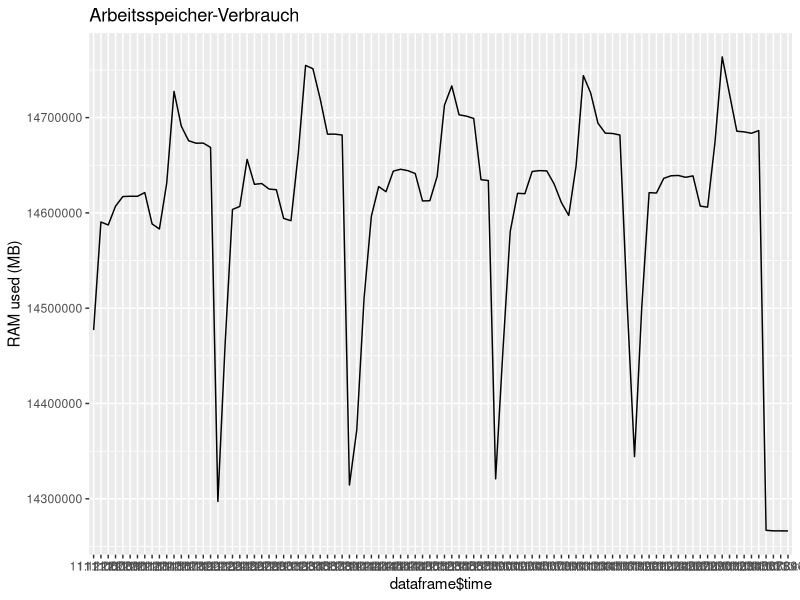

Write R code to recreate this figure.
# Libraries
library(ggplot2)
library(viridis)
library(dplyr)
library(hms)
library(gridExtra)
library(ggpubr)


# Path
#base_path <- "C:/Users/kreut/OneDrive/Uni/Bachelor-Thesis/Quellcode/CSV-Analyser/"
#export_path <- "C:/Users/kreut/OneDrive/Uni/Bachelor-Thesis/Quellcode/CSV-Analyser/export/"

#base_path <- "/var/lib/jenkins/workspace/Autoplot/"
#export_path <- "/var/lib/jenkins/workspace/Autoplot/export/"

base_path <- "~/workspace/Autoplot/"
export_path <- "~/workspace/Autoplot/export/"

date_path <- toString(Sys.Date())


# Colors
axisLabelColor <- "#69b3a2"
yAxisColor <- "black"


# Import CSV from Collectl
measurements <- read.csv(file = "csv/collectl.csv", na="NA", stringsAsFactors = FALSE, header=TRUE, sep=",", row.names=NULL)

# function to draw line plots
drawPlot <- function(title, yAxisLabel, measurement, time) {
    ggplot(dataframe, aes(x=dataframe$time, y=dataframe$mem_used, group=1)) +
        geom_line() +
        scale_y_continuous(
            name = yAxisLabel,
        ) +
        ggtitle(title)
}


removeWhitespaceAndColon <- function(filename) {
  filename <- chartr(":", "-", filename)
  filename <- chartr(" ", "_", filename)
}


# call drawPlot function for each plot
# cpu_user_plot <- drawPlot("CPU User", "CPU-Verbrauch (%)", data_csv[[3]], data_csv[[2]])
# cpu_nice_plot <- drawPlot("CPU Nice", "CPU-Verbrauch (%)", data_csv[[4]], data_csv[[2]])
# cpu_system_plot <- drawPlot("CPU System", "CPU-Verbrauch (%)", data_csv[[5]], data_csv[[2]])
# cpu_wait_plot <- drawPlot("CPU Wait", "CPU-Verbrauch (%)", data_csv[[6]], data_csv[[2]])
# cpu_idle_plot <- drawPlot("CPU Idle", "CPU-Verbrauch (%)", data_csv[[15]], data_csv[[2]])
dataframe <- data.frame(
  time = measurements$Time,
  mem_used = measurements$X.MEM.Used
)

dataframe

mem_used_plot <- drawPlot("Arbeitsspeicher-Verbrauch", "RAM used (MB)", dataframe$mem_used, dataframe$time)

# # Build figures with multiple plots
# cpu_figure <- ggarrange(
#   cpu_user_plot, cpu_nice_plot, cpu_system_plot, cpu_wait_plot, cpu_idle_plot, nrow = 5
# )

mem_figure <- ggarrange(
  mem_used_plot, nrow = 1
)


# Create directories for exports with todays date and save figures into it
dir.create(file.path(export_path), showWarnings = FALSE)

dir.create(file.path(export_path, date_path), showWarnings = FALSE)
#setwd(file.path(export_path, date_path))


# get filenames
#cpu_output_name <- removeWhitespaceAndColon(paste(Sys.time(), "CPU_figure.png"))
mem_output_name <- removeWhitespaceAndColon(paste(Sys.time(), "MEM_figure.png"))

#ggexport(cpu_figure, filename = paste(cpu_output_name), width = 1920, height = 1080)
ggexport(mem_figure, filename = paste(mem_output_name), width = 1920, height = 1080)


mem_figure
